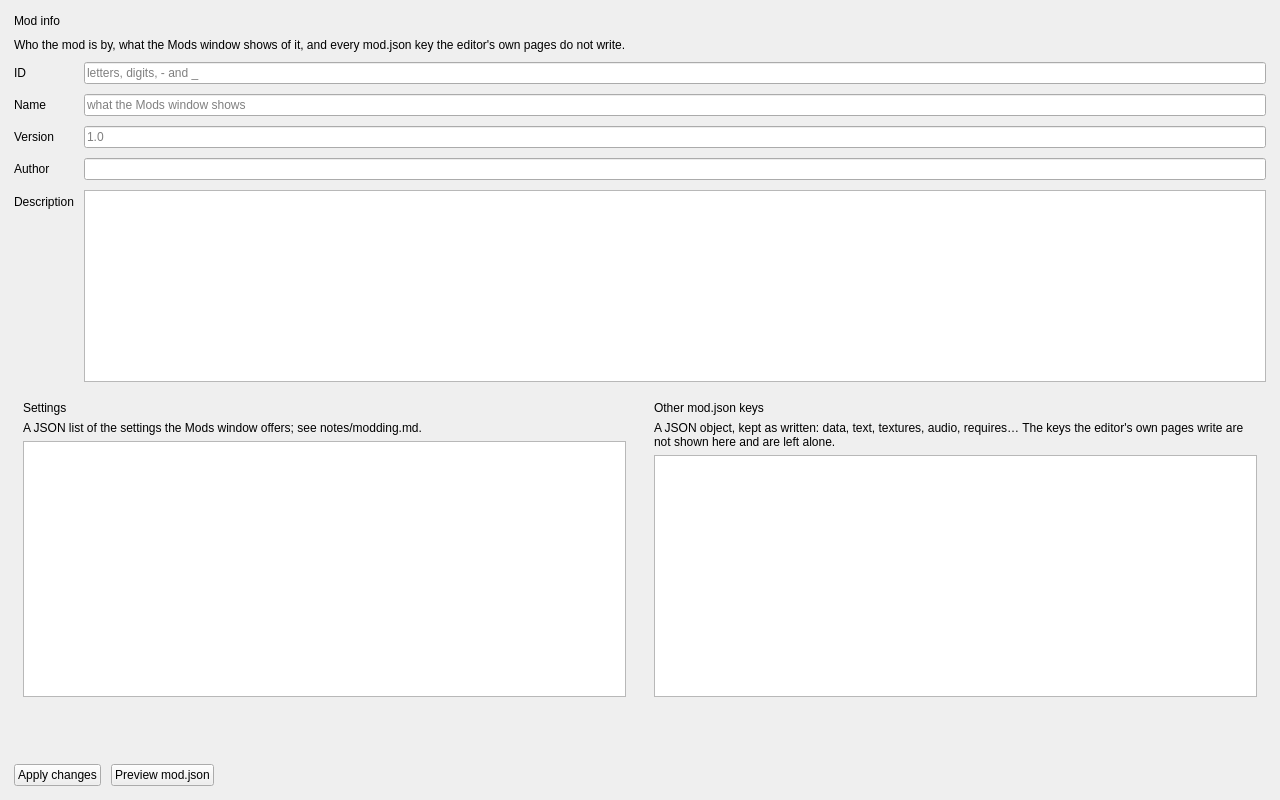
<?xml version='1.0' encoding='UTF-8'?>
<ui version="4.0">
 <class>WorkspacePage</class>
 <widget class="QWidget" name="WorkspacePage">
  <property name="geometry">
   <rect>
    <x>0</x>
    <y>0</y>
    <width>1280</width>
    <height>800</height>
   </rect>
  </property>
  <property name="windowTitle">
   <string>Mod info</string>
  </property>
  <layout class="QVBoxLayout" name="pageLayout">
   <property name="leftMargin"><number>14</number></property>
   <property name="topMargin"><number>14</number></property>
   <property name="rightMargin"><number>14</number></property>
   <property name="bottomMargin"><number>14</number></property>
   <property name="spacing">
    <number>10</number>
   </property>
   <item>
    <widget class="QLabel" name="pageTitleLabel">
     <property name="text">
      <string>Mod info</string>
     </property>
     <property name="objectName">
      <string>heading</string>
     </property>
    </widget>
   </item>
   <item>
    <widget class="QLabel" name="pageSummaryLabel">
     <property name="text">
      <string>Who the mod is by, what the Mods window shows of it, and every mod.json key the editor's own pages do not write.</string>
     </property>
     <property name="wordWrap">
      <bool>true</bool>
     </property>
     <property name="objectName">
      <string>muted</string>
     </property>
    </widget>
   </item>
   <item>
    <layout class="QFormLayout" name="modInfoForm">
     <item row="0" column="0">
      <widget class="QLabel" name="modIdEditLabel">
       <property name="text">
        <string>ID</string>
       </property>
      </widget>
     </item>
     <item row="0" column="1">
      <widget class="QLineEdit" name="modIdEdit">
       <property name="placeholderText">
        <string>letters, digits, - and _</string>
       </property>
      </widget>
     </item>
     <item row="1" column="0">
      <widget class="QLabel" name="modNameEditLabel">
       <property name="text">
        <string>Name</string>
       </property>
      </widget>
     </item>
     <item row="1" column="1">
      <widget class="QLineEdit" name="modNameEdit">
       <property name="placeholderText">
        <string>what the Mods window shows</string>
       </property>
      </widget>
     </item>
     <item row="2" column="0">
      <widget class="QLabel" name="modVersionEditLabel">
       <property name="text">
        <string>Version</string>
       </property>
      </widget>
     </item>
     <item row="2" column="1">
      <widget class="QLineEdit" name="modVersionEdit">
       <property name="placeholderText">
        <string>1.0</string>
       </property>
      </widget>
     </item>
     <item row="3" column="0">
      <widget class="QLabel" name="modAuthorEditLabel">
       <property name="text">
        <string>Author</string>
       </property>
      </widget>
     </item>
     <item row="3" column="1">
      <widget class="QLineEdit" name="modAuthorEdit">
       <property name="placeholderText">
        <string />
       </property>
      </widget>
     </item>
     <item row="4" column="0">
      <widget class="QLabel" name="modDescriptionEditLabel">
       <property name="text">
        <string>Description</string>
       </property>
      </widget>
     </item>
     <item row="4" column="1">
      <widget class="QPlainTextEdit" name="modDescriptionEdit">
       <property name="maximumHeight">
        <number>96</number>
       </property>
      </widget>
     </item>
    </layout>
   </item>
   <item>
    <layout class="QHBoxLayout" name="modInfoBoxes">
     <property name="spacing">
      <number>10</number>
     </property>
     <item>
      <widget class="QFrame" name="modSettingsPanel">
       <layout class="QVBoxLayout" name="modSettingsPanelLayout">
        <item>
         <widget class="QLabel" name="modSettingsEditLabel">
          <property name="text">
           <string>Settings</string>
          </property>
         </widget>
        </item>
        <item>
         <widget class="QLabel" name="modSettingsHint">
          <property name="text">
           <string>A JSON list of the settings the Mods window offers; see notes/modding.md.</string>
          </property>
          <property name="wordWrap">
           <bool>true</bool>
          </property>
         </widget>
        </item>
        <item>
         <widget class="QPlainTextEdit" name="modSettingsEdit">
          <property name="lineWrapMode">
           <enum>QPlainTextEdit::NoWrap</enum>
          </property>
         </widget>
        </item>
       </layout>
      </widget>
     </item>
     <item>
      <widget class="QFrame" name="modOtherPanel">
       <layout class="QVBoxLayout" name="modOtherPanelLayout">
        <item>
         <widget class="QLabel" name="modOtherEditLabel">
          <property name="text">
           <string>Other mod.json keys</string>
          </property>
         </widget>
        </item>
        <item>
         <widget class="QLabel" name="modOtherHint">
          <property name="text">
           <string>A JSON object, kept as written: data, text, textures, audio, requires… The keys the editor's own pages write are not shown here and are left alone.</string>
          </property>
          <property name="wordWrap">
           <bool>true</bool>
          </property>
         </widget>
        </item>
        <item>
         <widget class="QPlainTextEdit" name="modOtherEdit">
          <property name="lineWrapMode">
           <enum>QPlainTextEdit::NoWrap</enum>
          </property>
         </widget>
        </item>
       </layout>
      </widget>
     </item>
    </layout>
   </item>
   <item>
    <widget class="QLabel" name="modFolderLabel">
     <property name="text">
      <string />
     </property>
    </widget>
   </item>
   <item>
    <widget class="QLabel" name="modInfoStatusLabel">
     <property name="text">
      <string />
     </property>
     <property name="wordWrap">
      <bool>true</bool>
     </property>
    </widget>
   </item>
   <item>
    <layout class="QHBoxLayout" name="modInfoActions">
     <item>
      <widget class="QPushButton" name="applyModInfoButton">
       <property name="text">
        <string>Apply changes</string>
       </property>
      </widget>
     </item>
     <item>
      <widget class="QPushButton" name="previewModJsonButton">
       <property name="text">
        <string>Preview mod.json</string>
       </property>
      </widget>
     </item>
     <item>
      <spacer name="modInfoActionSpacer">
       <property name="orientation">
        <enum>Qt::Horizontal</enum>
       </property>
       <property name="sizeHint" stdset="0">
        <size>
         <width>40</width>
         <height>20</height>
        </size>
       </property>
      </spacer>
     </item>
    </layout>
   </item>
  </layout>
 </widget>
</ui>
